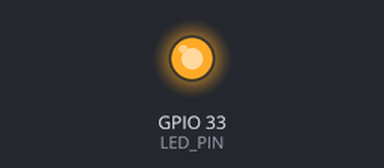
Simulated run of this sketch. Board: ESP32. Shown: output pins drawn as LEDs (lit = HIGH). WiFi joins after 1.5 s; servers stay silent unless stated; the camera gives no picture; what the sketch prints to the serial monitor is not drawn.

Above: at 0.1 s.
Timing chart, 0 to 1.9 s (numbered marks = the images above):
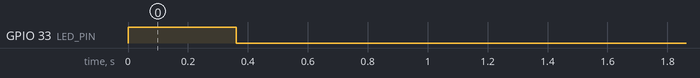

The sketch:

esp32cam-ov2640.ino
```cpp
// ESP32-CAM OV2640 Test - Minimal Configuration
// Works with AI-THINKER ESP32-CAM board
// Access via: http://<ESP32-IP>/

#include "esp_camera.h"
#include <WiFi.h>
#include <WebServer.h>

// WiFi credentials
const char* ssid = "GEEK2.4G";
const char* password = "34163416";

// AI-THINKER ESP32-CAM Pin Configuration
#define PWDN_GPIO_NUM     32
#define RESET_GPIO_NUM    -1
#define XCLK_GPIO_NUM      0
#define SIOD_GPIO_NUM     26
#define SIOC_GPIO_NUM     27
#define Y9_GPIO_NUM       35
#define Y8_GPIO_NUM       34
#define Y7_GPIO_NUM       39
#define Y6_GPIO_NUM       36
#define Y5_GPIO_NUM       21
#define Y4_GPIO_NUM       19
#define Y3_GPIO_NUM       18
#define Y2_GPIO_NUM        5
#define VSYNC_GPIO_NUM    25
#define HREF_GPIO_NUM     23
#define PCLK_GPIO_NUM     22

// LED
#define LED_PIN 33

WebServer server(80);
bool cameraOk = false;

void setup() {
  Serial.begin(115200);
  Serial.println("\n\nESP32-CAM OV2640 Starting...");

  // LED indicator
  pinMode(LED_PIN, OUTPUT);
  digitalWrite(LED_PIN, HIGH); // ON during init

  // Camera configuration - optimized for OV2640
  camera_config_t config;
  config.ledc_channel = LEDC_CHANNEL_0;
  config.ledc_timer = LEDC_TIMER_0;
  config.pin_d0 = Y2_GPIO_NUM;
  config.pin_d1 = Y3_GPIO_NUM;
  config.pin_d2 = Y4_GPIO_NUM;
  config.pin_d3 = Y5_GPIO_NUM;
  config.pin_d4 = Y6_GPIO_NUM;
  config.pin_d5 = Y7_GPIO_NUM;
  config.pin_d6 = Y8_GPIO_NUM;
  config.pin_d7 = Y9_GPIO_NUM;
  config.pin_xclk = XCLK_GPIO_NUM;
  config.pin_pclk = PCLK_GPIO_NUM;
  config.pin_vsync = VSYNC_GPIO_NUM;
  config.pin_href = HREF_GPIO_NUM;
  config.pin_sscb_sda = SIOD_GPIO_NUM;
  config.pin_sscb_scl = SIOC_GPIO_NUM;
  config.pin_pwdn = PWDN_GPIO_NUM;
  config.pin_reset = RESET_GPIO_NUM;

  // OV2640 optimal settings
  config.xclk_freq_hz = 20000000;  // 20MHz for OV2640
  config.pixel_format = PIXFORMAT_JPEG;
  config.frame_size = FRAMESIZE_SVGA;  // 800x600
  config.jpeg_quality = 12;  // 0-63, lower means higher quality
  config.fb_count = 1;

  // Check if PSRAM available
  if(psramFound()) {
    Serial.println("PSRAM found!");
    config.fb_location = CAMERA_FB_IN_PSRAM;
    config.grab_mode = CAMERA_GRAB_LATEST;
  } else {
    Serial.println("No PSRAM - using DRAM");
    config.fb_location = CAMERA_FB_IN_DRAM;
    config.frame_size = FRAMESIZE_VGA; // Reduce size without PSRAM
  }

  // Initialize camera
  esp_err_t err = esp_camera_init(&config);
  if (err != ESP_OK) {
    Serial.printf("Camera init FAILED: 0x%x\n", err);
    digitalWrite(LED_PIN, LOW); // LED off = failed
    return;
  }
  Serial.println("Camera init SUCCESS!");

  // Get sensor for OV2640 specific settings
  sensor_t * s = esp_camera_sensor_get();
  if (s->id.PID == OV2640_PID) {
    Serial.println("OV2640 detected!");

    // OV2640 specific optimizations
    s->set_brightness(s, 0);     // -2 to 2
    s->set_contrast(s, 0);       // -2 to 2
    s->set_saturation(s, 0);     // -2 to 2
    s->set_special_effect(s, 0); // 0-6: None, Negative, Grayscale, etc
    s->set_whitebal(s, 1);       // 0=disable, 1=enable
    s->set_awb_gain(s, 1);       // 0=disable, 1=enable
    s->set_wb_mode(s, 0);        // 0-4: Auto, Sunny, Cloudy, Office, Home
    s->set_exposure_ctrl(s, 1);  // 0=disable, 1=enable
    s->set_aec2(s, 0);           // 0=disable, 1=enable
    s->set_ae_level(s, 0);       // -2 to 2
    s->set_aec_value(s, 300);    // 0 to 1200
    s->set_gain_ctrl(s, 1);      // 0=disable, 1=enable
    s->set_agc_gain(s, 0);       // 0 to 30
    s->set_gainceiling(s, (gainceiling_t)0); // 0 to 6
    s->set_bpc(s, 0);            // 0=disable, 1=enable
    s->set_wpc(s, 1);            // 0=disable, 1=enable
    s->set_raw_gma(s, 1);        // 0=disable, 1=enable
    s->set_lenc(s, 1);           // 0=disable, 1=enable
    s->set_hmirror(s, 0);        // 0=disable, 1=enable
    s->set_vflip(s, 0);          // 0=disable, 1=enable
    s->set_dcw(s, 1);            // 0=disable, 1=enable
    s->set_colorbar(s, 0);       // 0=disable, 1=enable
  }

  // Test capture
  Serial.println("Testing capture...");
  camera_fb_t * fb = esp_camera_fb_get();
  if (!fb) {
    Serial.println("Capture test FAILED!");
    cameraOk = false;
  } else {
    Serial.printf("Capture test OK! Size: %d bytes, %dx%d\n",
                  fb->len, fb->width, fb->height);
    esp_camera_fb_return(fb);
    cameraOk = true;
    digitalWrite(LED_PIN, LOW); // LED off = ready
  }

  // Connect WiFi
  Serial.print("Connecting to WiFi");
  WiFi.begin(ssid, password);
  int attempts = 0;
  while (WiFi.status() != WL_CONNECTED && attempts < 20) {
    delay(500);
    Serial.print(".");
    attempts++;
  }

  if (WiFi.status() == WL_CONNECTED) {
    Serial.println("\nWiFi connected!");
    Serial.print("Camera URL: http://");
    Serial.println(WiFi.localIP());
  } else {
    Serial.println("\nWiFi failed!");
  }

  // Setup web server
  server.on("/", handleRoot);
  server.on("/capture", handleCapture);
  server.on("/stream", handleStream);

  server.begin();
  Serial.println("Web server started!");
}

void loop() {
  server.handleClient();
}

void handleRoot() {
  String html = "<!DOCTYPE html><html><head>";
  html += "<meta name='viewport' content='width=device-width,initial-scale=1'>";
  html += "<title>ESP32-CAM OV2640</title>";
  html += "<style>";
  html += "body{font-family:Arial;text-align:center;margin:20px;background:#f0f0f0}";
  html += "h1{color:#333}";
  html += "img{max-width:100%;height:auto;border:3px solid #333;margin:20px 0}";
  html += "button{padding:15px 30px;margin:10px;font-size:16px;background:#4CAF50;color:white;border:none;border-radius:5px;cursor:pointer}";
  html += "button:hover{background:#45a049}";
  html += ".info{background:white;padding:15px;border-radius:5px;margin:20px auto;max-width:600px;text-align:left}";
  html += "</style></head><body>";
  html += "<h1>ESP32-CAM OV2640</h1>";

  html += "<div class='info'>";
  html += "<p><b>Status:</b> " + String(cameraOk ? "OK" : "FAILED") + "</p>";
  html += "<p><b>IP:</b> " + WiFi.localIP().toString() + "</p>";
  html += "<p><b>Heap:</b> " + String(ESP.getFreeHeap()) + " bytes</p>";
  html += "</div>";

  html += "<img id='cam' src='/capture'>";
  html += "<br>";
  html += "<button onclick='location.reload()'>Refresh</button>";
  html += "<button onclick='location.href=\"/stream\"'>Live Stream</button>";

  html += "<script>";
  html += "setInterval(function(){";
  html += "document.getElementById('cam').src='/capture?t='+Date.now();";
  html += "},2000);";
  html += "</script>";
  html += "</body></html>";

  server.send(200, "text/html", html);
}

void handleCapture() {
  camera_fb_t * fb = esp_camera_fb_get();
  if (!fb) {
    Serial.println("Capture failed");
    server.send(500, "text/plain", "Camera Error");
    return;
  }

  server.sendHeader("Content-Disposition", "inline; filename=capture.jpg");
  server.send_P(200, "image/jpeg", (const char *)fb->buf, fb->len);
  esp_camera_fb_return(fb);
}

void handleStream() {
  WiFiClient client = server.client();

  String response = "HTTP/1.1 200 OK\r\n";
  response += "Content-Type: multipart/x-mixed-replace; boundary=frame\r\n\r\n";
  server.sendContent(response);

  while (client.connected()) {
    camera_fb_t * fb = esp_camera_fb_get();
    if (!fb) {
      Serial.println("Stream capture failed");
      break;
    }

    String header = "--frame\r\n";
    header += "Content-Type: image/jpeg\r\n";
    header += "Content-Length: " + String(fb->len) + "\r\n\r\n";

    client.write(header.c_str(), header.length());
    client.write(fb->buf, fb->len);
    client.write("\r\n");

    esp_camera_fb_return(fb);

    if (!client.connected()) break;
    delay(30); // ~33 FPS
  }
}
```
